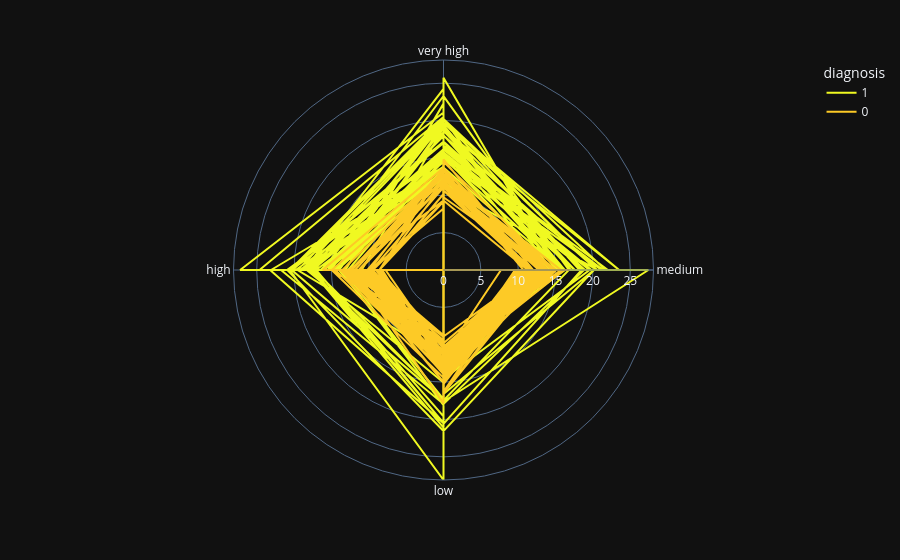

The cell this chart's notebook holds for it:
### Code cell
import plotly.express as px
fig = px.line_polar(df, r="radius_mean", theta="symmetry_worst", color="diagnosis", line_close=True,
                    color_discrete_sequence=px.colors.sequential.Plasma_r,
                    template="plotly_dark",)
fig.show()

### Figure 1 — Plotly figure (JSON) as saved in the notebook; plotly's stock layout.template omitted (floating-point values rounded to 4 significant figures; data arrays with more than 128 entries replaced by an {"elided": "..."} marker saying what was removed)
{"data": [{"hovertemplate": "diagnosis=1<br>radius_mean=%{r}<br>symmetry_worst=%{theta}<extra></extra>", "legendgroup": "1", "line": {"color": "#f0f921", "dash": "solid"}, "marker": {"symbol": "circle"}, "mode": "lines", "name": "1", "r": {"elided": "213 float values"}, "showlegend": true, "subplot": "polar", "theta": {"elided": "213 str values"}, "type": "scatterpolar"}, {"hovertemplate": "diagnosis=0<br>radius_mean=%{r}<br>symmetry_worst=%{theta}<extra></extra>", "legendgroup": "0", "line": {"color": "#fdca26", "dash": "solid"}, "marker": {"symbol": "circle"}, "mode": "lines", "name": "0", "r": {"elided": "358 float values"}, "showlegend": true, "subplot": "polar", "theta": {"elided": "358 str values"}, "type": "scatterpolar"}], "layout": {"legend": {"title": {"text": "diagnosis"}, "tracegroupgap": 0}, "margin": {"t": 60}, "polar": {"angularaxis": {"direction": "clockwise", "rotation": 90}, "domain": {"x": [0, 1], "y": [0, 1]}}}}
